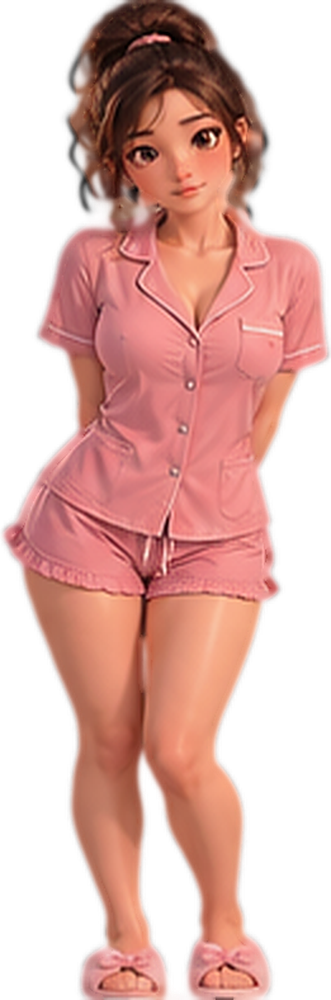
#> input picture renpy/hikayat/game/images/layan/01_pink_home_pajamas.png, 331 x 1000 px; its folder holds only this picture in this run
$ python link.py ../../renpy/hikayat/game/images/layan/01_pink_home_pajamas.png
#> lines starting #> are read from the running program, lines starting #| are printed output that depends on the picture
#> in analyze, im is the input picture: PIL image 331x1000 RGBA; mean R, G, B, A 112.7, 67.6, 60.5, 138.4
### tools/autorig/detect.py
# كشف المفاصل والوجه تلقائياً لكل صورة شخصية
import sys, json, numpy as np, mediapipe as mp
from PIL import Image, ImageDraw
P = mp.solutions.pose; F = mp.solutions.face_mesh
NAMES = {0:"nose",2:"eyeL",5:"eyeR",11:"shL",12:"shR",13:"elL",14:"elR",15:"wrL",16:"wrR",23:"hipL",24:"hipR",25:"knL",26:"knR",27:"anL",28:"anR"}
def run(path):
    im = Image.open(path).convert("RGBA"); W, H = im.size
#> after `W, H = im.size`: W = 331; H = 1000
    pad = int(max(W, H) * 0.15)
#> pad = 150
    bg = Image.new("RGB", (W + 2 * pad, H + 2 * pad), (128, 128, 128)); bg.paste(im, (pad, pad), im)
#> after `bg = Image.new('RGB', (W + 2 * pad, H + 2 * pad), (128, 128, 128))`: bg: PIL image 631x1300 RGB; every value is 128
#> after `bg.paste(im, (pad, pad), im)`:
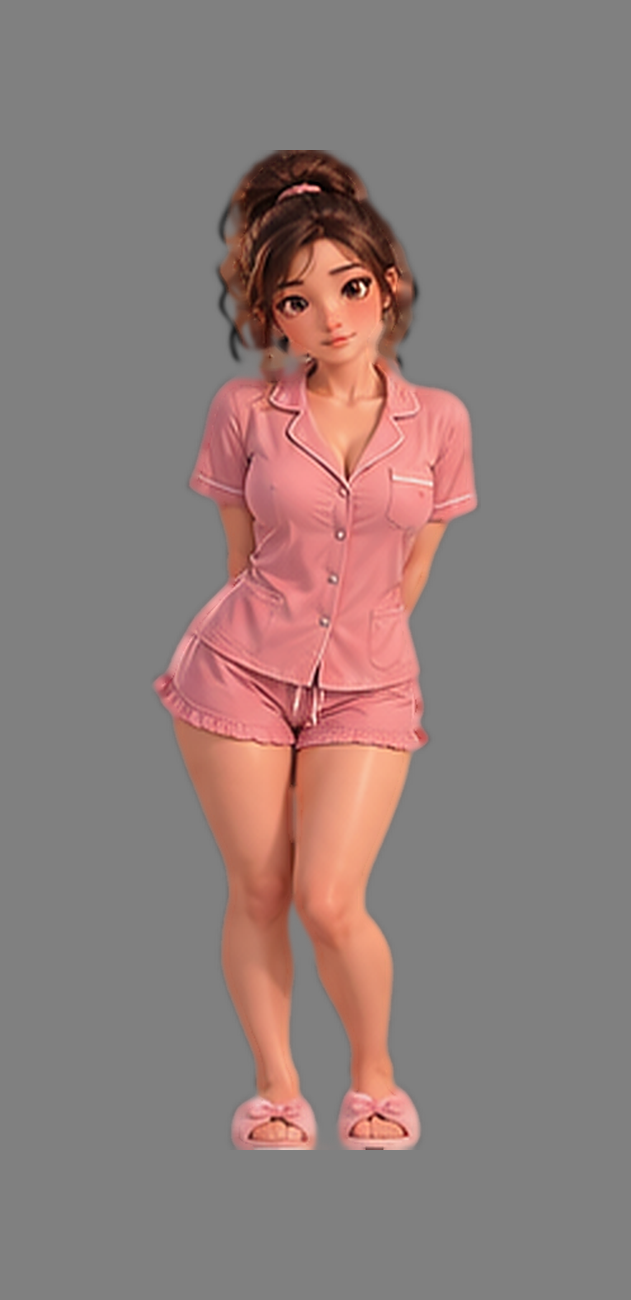
#> bg: PIL image 631x1300 RGB; mean R, G, B 142.9, 125.7, 123
    a = np.asarray(bg)
    out = {"size": [W, H], "pose": {}, "face": {}}
    with P.Pose(static_image_mode=True, model_complexity=1, min_detection_confidence=0.3) as pose:
        r = pose.process(a)
        if r.pose_landmarks:
            for i, n in NAMES.items():
                lm = r.pose_landmarks.landmark[i]
                out["pose"][n] = [lm.x * a.shape[1] - pad, lm.y * a.shape[0] - pad, round(lm.visibility, 2)]
    # الوجه: نقص منطقة الراس ونكبرها
    if "nose" in out["pose"]:
        nx, ny = out["pose"]["nose"][:2]
        hs = abs(out["pose"]["shL"][0] - out["pose"]["shR"][0]) * 0.9 if "shL" in out["pose"] else W * 0.25
        hs = max(hs, 40)
        box = (int(nx - hs), int(ny - hs), int(nx + hs), int(ny + hs))
        crop = Image.new("RGB", (box[2] - box[0], box[3] - box[1]), (128, 128, 128))
        crop.paste(im.crop(box), (0, 0), im.crop(box))
        sc = 512 / crop.width; crop = crop.resize((512, 512))
        with F.FaceMesh(static_image_mode=True, refine_landmarks=True, min_detection_confidence=0.2) as fm:
            fr = fm.process(np.asarray(crop))
            if fr.multi_face_landmarks:
                L = fr.multi_face_landmarks[0].landmark
                def pt(i): return [box[0] + L[i].x * 512 / sc, box[1] + L[i].y * 512 / sc]
                # عين يسار الشاشة/يمينها: الجفن فوق وتحت، والفم
                out["face"] = {"eyeA_top": pt(159), "eyeA_bot": pt(145), "eyeA_in": pt(133), "eyeA_out": pt(33),
                               "eyeB_top": pt(386), "eyeB_bot": pt(374), "eyeB_in": pt(362), "eyeB_out": pt(263),
                               "mouthL": pt(61), "mouthR": pt(291), "mouthTop": pt(13), "mouthBot": pt(14), "center": pt(1)}
    return out, im
# [19 lines that do not run on import are left out]

### tools/world_link/link.py
# الربط الذكي: صورة شخصية بأي اسم -> تعرف مين، وش تسوي، وش لابسة، وقفتها
# -> تبدّل الصورة القديمة لو هي نسخة معدلة منها، أو تضيفها وضعية جديدة في الغرفة والوقت المناسب
import os, sys, re, json, shutil
import numpy as np
from PIL import Image

HERE = os.path.dirname(os.path.abspath(__file__))
sys.path.insert(0, HERE)
sys.path.insert(0, os.path.join(HERE, "..", "autorig"))
import vision, characters

ROOT = vision.ROOT
SPR = vision.SPR
DB = os.path.join(HERE, "world_auto.json")        # كل اللي أضافته الأداة (مصدر world_auto.gd)
OUT_GD = os.path.join(ROOT, "world_auto.gd")
MIN_CHAR_CONF = 0.70
REPLACE_SIM = 0.95

# ===== وش تسوي (CLIP يقارن الصورة بهذي الجمل) =====
ACTS = {
    "cooking":  (["a woman cooking with a frying pan", "a woman stirring a pot in the kitchen", "a woman chopping vegetables"],
                 "تطبخ", ["المطبخ"], [0, 1, 2]),
    "cleaning": (["a woman cleaning the floor with a mop", "a woman sweeping with a broom", "a woman wiping with a spray bottle and cloth", "a woman scrubbing with rubber gloves"],
                 "تنظف", ["الصالة", "المطبخ", "الممر", "المدخل"], [0, 1]),
    "laundry":  (["a woman holding a laundry basket full of clothes", "a woman folding laundry"],
                 "تغسل وترتب الملابس", ["غرفة الغسيل"], [0, 1]),
    "towel":    (["a woman wrapped in a bath towel after a shower", "a woman drying her hair with a towel"],
                 "طالعة من الشاور", ["غرفة النوم", "غرفة ليان"], [2, 3]),
    "sleep":    (["a sleepy woman in pajamas hugging a pillow", "a woman in pajamas stretching before bed"],
                 "نعسانة", ["غرفة النوم", "غرفة ليان"], [3]),
    "relax":    (["a woman relaxing sitting on a sofa", "a woman sitting comfortably hugging her knees"],
                 "ترتاح", ["الصالة", "غرفة ليان", "غرفة الاسترخاء"], [1, 2, 3]),
    "phone":    (["a woman looking at her smartphone", "a woman lying down scrolling on her phone"],
                 "تتصفح جوالها", ["غرفة ليان", "غرفة النوم", "الصالة"], [1, 2, 3]),
    "drink":    (["a woman drinking from a mug", "a woman holding a cup of coffee"],
                 "تشرب شي دافي", ["المطبخ", "الصالة", "غرفة ليان"], [0, 2]),
    "eat":      (["a woman eating a meal", "a woman eating noodles from a bowl"],
                 "تاكل", ["المطبخ", "الصالة"], [0, 1, 2]),
    "read":     (["a woman reading a book"],
                 "تقرا", ["غرفة ليان", "الصالة"], [1, 2, 3]),
    "exercise": (["a woman exercising in sportswear", "a woman doing yoga stretches", "a woman with a water bottle after a workout"],
                 "تتمرن", ["الصالة", "غرفة الاسترخاء"], [0, 2]),
    "office":   (["a woman in an office outfit holding a clipboard", "a woman in business clothes ready for work"],
                 "لابسة للدوام", ["الصالة", "المدخل"], [0]),
    "shopping": (["a woman carrying grocery bags", "a woman back from shopping with bags"],
                 "راجعة من التسوق", ["المدخل", "المطبخ"], [1]),
    "serve":    (["a woman serving food on a tray", "a woman carrying a plate of food"],
                 "تقدم الأكل", ["المطبخ", "الصالة"], [1, 2]),
    "stand":    (["a woman standing casually at home", "a woman posing and smiling at home"],
                 "واقفة", ["الصالة", "غرفة ليان", "المطبخ"], [0, 1, 2, 3]),
}
OUTFITS = {
    "pajamas": (["a woman wearing a matching pajama set with long sleeves and pajama pants", "a woman in patterned sleepwear", "a woman in a satin nightgown"], "بالبيجامة"),
    "home":    (["a woman in a t-shirt and shorts at home", "a woman in a cozy sweater at home", "a woman in a tank top and shorts"], "بلبس البيت"),
    "casual":  (["a woman in a t-shirt and jeans", "a woman in a blouse and trousers"], "بلبس كاجوال"),
    "sport":   (["a woman in sportswear and leggings", "a woman in a sports bra"], "باللبس الرياضي"),
    "office":  (["a woman in an office suit or blouse and pencil skirt"], "بلبس الدوام"),
    "dress":   (["a woman wearing a dress"], "بالفستان"),
    "maid":    (["a woman in a maid uniform with an apron"], "بلبس الخدمة"),
    "apron":   (["a woman wearing a kitchen apron"], "بالمريول"),
    "towel":   (["a woman wrapped in a towel"], "بالفوطة"),
    "outdoor": (["a woman in outdoor clothes with a hat or coat"], "بلبس الطلعة"),
}
PREFIX = {"ليان": "l", "نورة": "n", "هند": "h", "ميسون": "m", "سارة": "s"}
# نورة لها غرفتها؛ الضيوف يطلعون في أماكنهم
ROOM_FIX = {"نورة": {"غرفة ليان": "غرفة نورة", "غرفة النوم": "غرفة نورة"}}

# [24 lines left out: functions posture, silhouette_iou, not called in this run]

def load_db():
    return json.load(open(DB, encoding="utf-8")) if os.path.exists(DB) else {"entries": []}

def save_db(db):
    json.dump(db, open(DB, "w", encoding="utf-8"), ensure_ascii=False, indent=1)
    write_gd(db)

# [13 lines left out: function write_gd, not called in this run]

def analyze(png_path, orig_path=None):
    """يحلل صورة شخصية مقصوصة. يرجع قرار كامل (بدون ما يحفظ شي)"""
    import detect
    im = Image.open(png_path).convert("RGBA")
    det, _ = detect.run(png_path)
    if not det.get("pose"):
        return {"ok": False, "why": "ما لقيت شخص واضح في الصورة."}
    refs = characters.build_refs()
    face, body = characters.features(im)
    who, conf, near = characters.identify(face, body, refs)
    # وش تسوي: نشوف الصورة المقصوصة والأصلية (الخلفية تساعد: مطبخ، حمام...) ونجمع الرأيين
    embs = [body]
    if orig_path and os.path.exists(orig_path):
        embs.append(vision.embed_images([Image.open(orig_path)])[0])
    def avg(classes):
        rs = [vision.zero_shot(e, classes) for e in embs]
        return {k: sum(r[k] for r in rs) / len(rs) for k in classes}
    acts = avg({k: v[0] for k, v in ACTS.items()})
    outs = vision.zero_shot(body, {k: v[0] for k, v in OUTFITS.items()})
    act = max(acts, key=acts.get); outfit = max(outs, key=outs.get)
    # لو مو متأكدة وش تسوي، اللبس يحسم (لبس خدمة = تنظف، مريول = تطبخ...)
    act_conf = acts[act]
    if acts[act] < 0.4:
        act_conf = -1.0   # القرار من اللبس
        act = {"maid": "cleaning", "apron": "cooking", "sport": "exercise", "towel": "towel", "office": "office"}.get(outfit, "stand")
    post = posture(det)
    if post == "stand" and im.width > im.height * 0.85: post = "sit"     # صورة عريضة = غالباً قاعدة
    # هل هي نسخة معدلة من صورة موجودة؟
    paths, names, F, B, HF = refs
    sims = B @ body
    order = np.argsort(-sims)
    replace = None
    for j in order[:3]:
        if names[j] != who or sims[j] < REPLACE_SIM: continue
        old = Image.open(os.path.join(SPR, paths[j]))
        iou = silhouette_iou(im, old)
        second = sims[order[1]] if order[0] == j else sims[order[0]]
        if iou > 0.72 and (sims[j] - second > 0.015 or iou > 0.85):
            replace = {"path": paths[j], "sim": round(float(sims[j]), 3), "iou": round(iou, 2)}
            break
    A = ACTS[act]
    rooms = [ROOM_FIX.get(who, {}).get(r, r) for r in A[2]]
    rooms = list(dict.fromkeys(rooms))
    if post == "lie": rooms = [r for r in rooms if r in ["غرفة النوم", "غرفة ليان", "غرفة نورة", "الصالة"]] or ["غرفة النوم"]
    label = "%s %s" % (A[1], OUTFITS[outfit][1]) if outfit not in ("towel",) or act != "towel" else A[1]
    if who == "الشبح":
        rooms, label = ["غرفة النوم"], "الشبح"
    return {"ok": True, "char": who, "char_conf": round(conf, 2), "near": near,
            "act": act, "act_conf": round(act_conf, 2), "outfit": outfit, "outfit_conf": round(outs[outfit], 2),
            "post": post, "rooms": rooms, "periods": A[3], "label": label, "replace": replace}

# [24 lines left out: function place, not called in this run]

if __name__ == "__main__":
    # تجربة: python link.py صورة.png  (يحلل بس، ما يحفظ)
    for p in sys.argv[1:]:
        print(p, json.dumps(analyze(p), ensure_ascii=False))
#> (the call stopped at in run, `with P.Pose(static_image_mode=True, model_complexity=1, min_detection_..`: mediapipe is not available in this run)

$ run again, on renpy/hikayat/game/images/layan/05_red_evening_dress.png
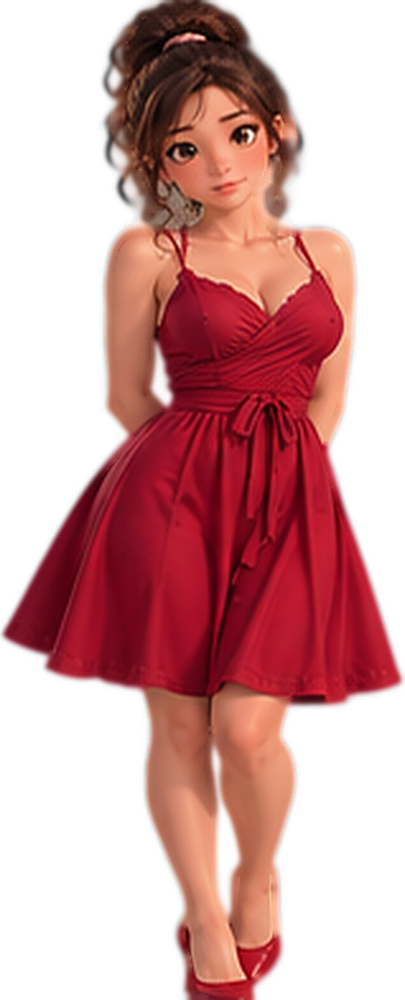
#> input picture renpy/hikayat/game/images/layan/05_red_evening_dress.png, 405 x 1000 px
#> in analyze, im is the input picture: PIL image 405x1000 RGBA; mean R, G, B, A 80.9, 30.1, 30, 122.5
#> bg: PIL image 705x1300 RGB; every value is 128
#> in run, `bg.paste(im, (pad, pad), im)`:
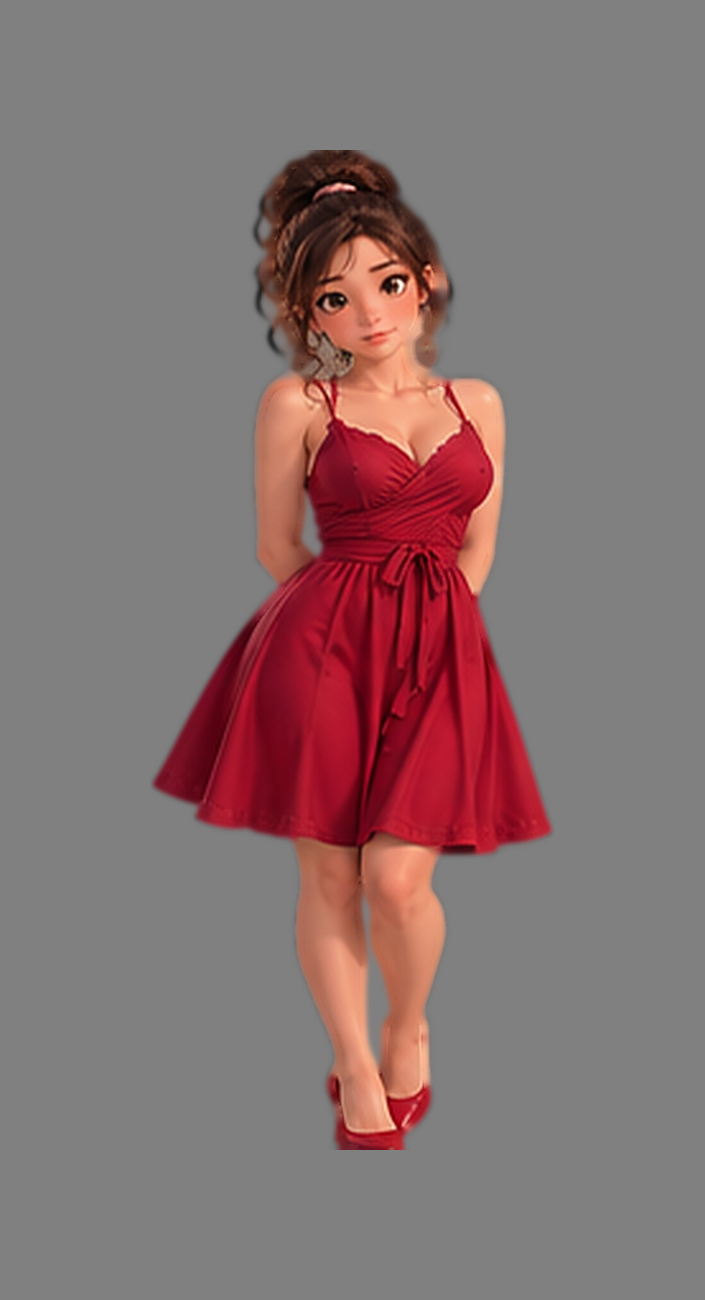
#> bg: PIL image 705x1300 RGB; mean R, G, B 134.5, 113.1, 113.2

$ run again, on renpy/hikayat/game/images/layan/06_floral_summer_dress.png
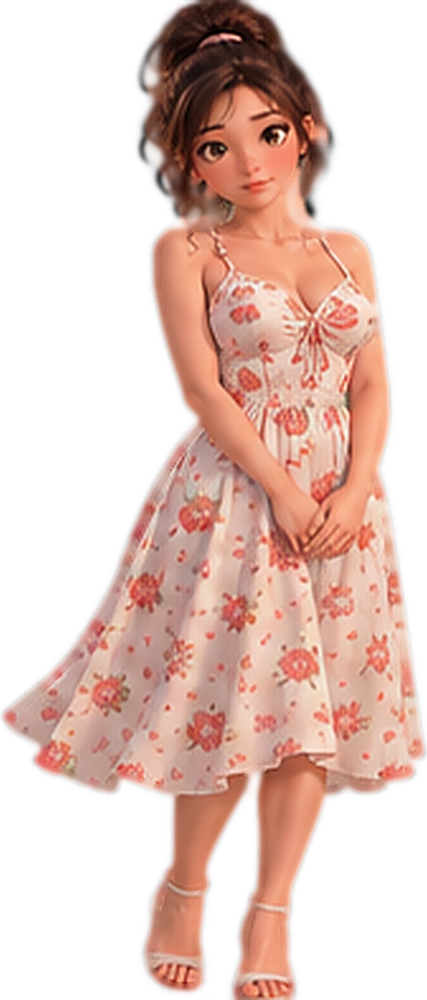
#> input picture renpy/hikayat/game/images/layan/06_floral_summer_dress.png, 427 x 1000 px
#> in analyze, im is the input picture: PIL image 427x1000 RGBA; mean R, G, B, A 100, 70.7, 61.4, 121.6
#> bg: PIL image 727x1300 RGB; every value is 128
#> in run, `bg.paste(im, (pad, pad), im)`:
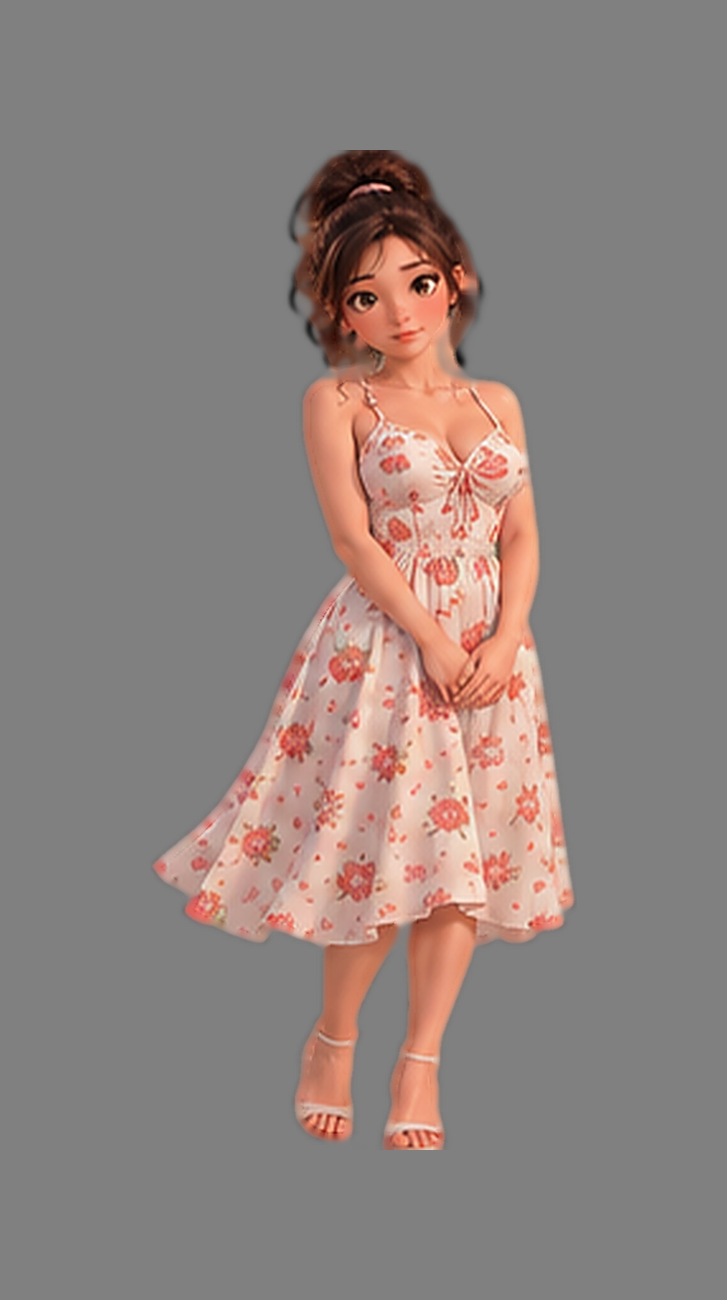
#> bg: PIL image 727x1300 RGB; mean R, G, B 143.4, 130.9, 127

$ run again, on renpy/hikayat/game/images/layan/07_white_blouse_pleated_skirt.png
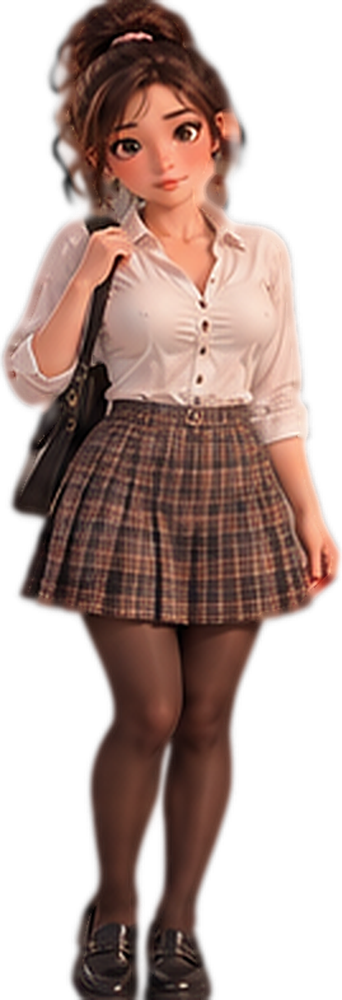
#> input picture renpy/hikayat/game/images/layan/07_white_blouse_pleated_skirt.png, 342 x 1000 px
#> in analyze, im is the input picture: PIL image 342x1000 RGBA; mean R, G, B, A 72.7, 50.9, 44.3, 138.8
#> bg: PIL image 642x1300 RGB; every value is 128
#> in run, `bg.paste(im, (pad, pad), im)`:
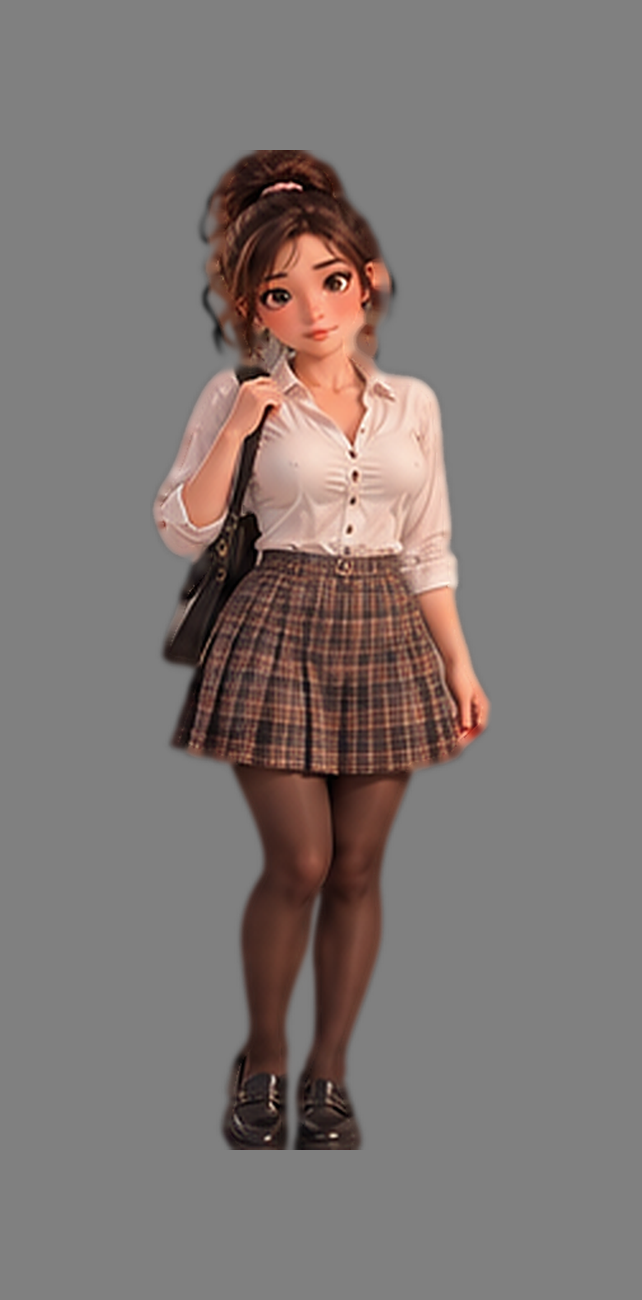
#> bg: PIL image 642x1300 RGB; mean R, G, B 127.7, 119.2, 116.7

$ run again, on renpy/hikayat/game/images/layan/02_white_sleepwear.png
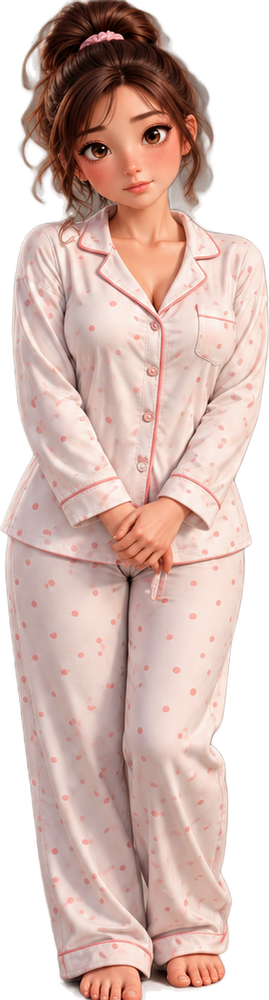
#> input picture renpy/hikayat/game/images/layan/02_white_sleepwear.png, 269 x 1000 px
#> in analyze, im is the input picture: PIL image 269x1000 RGBA; mean R, G, B, A 152.8, 126.2, 118.5, 186.7
#> bg: PIL image 569x1300 RGB; every value is 128
#> in run, `bg.paste(im, (pad, pad), im)`:
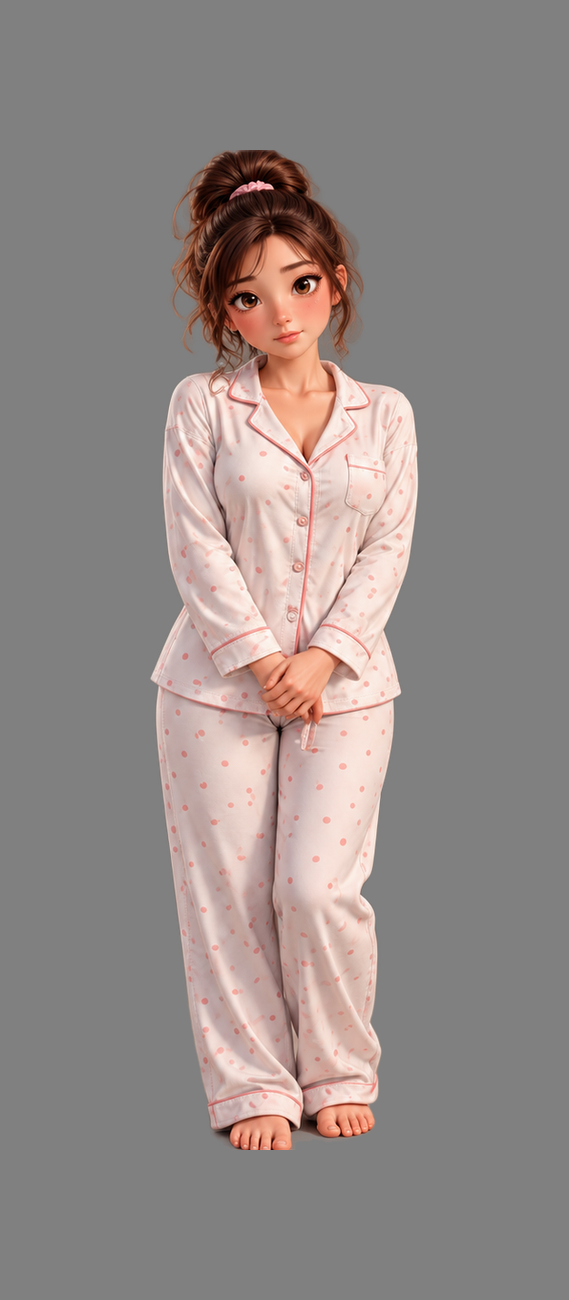
#> bg: PIL image 569x1300 RGB; mean R, G, B 147.7, 138.4, 135.7
